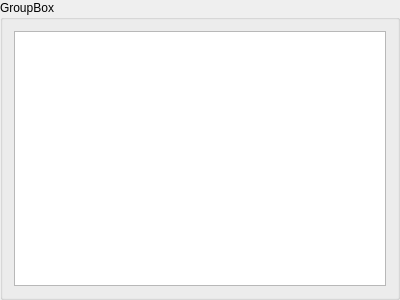
<?xml version="1.0" encoding="UTF-8"?>
<ui version="4.0">
 <class>NewGeneVariableSummaryGroupBox</class>
 <widget class="QGroupBox" name="NewGeneVariableSummaryGroupBox">
  <property name="geometry">
   <rect>
    <x>0</x>
    <y>0</y>
    <width>400</width>
    <height>300</height>
   </rect>
  </property>
  <property name="windowTitle">
   <string>GroupBox</string>
  </property>
  <property name="title">
   <string>GroupBox</string>
  </property>
  <layout class="QGridLayout" name="gridLayout">
   <item row="0" column="0">
    <widget class="QListView" name="listView"/>
   </item>
  </layout>
 </widget>
 <resources/>
 <connections/>
</ui>
